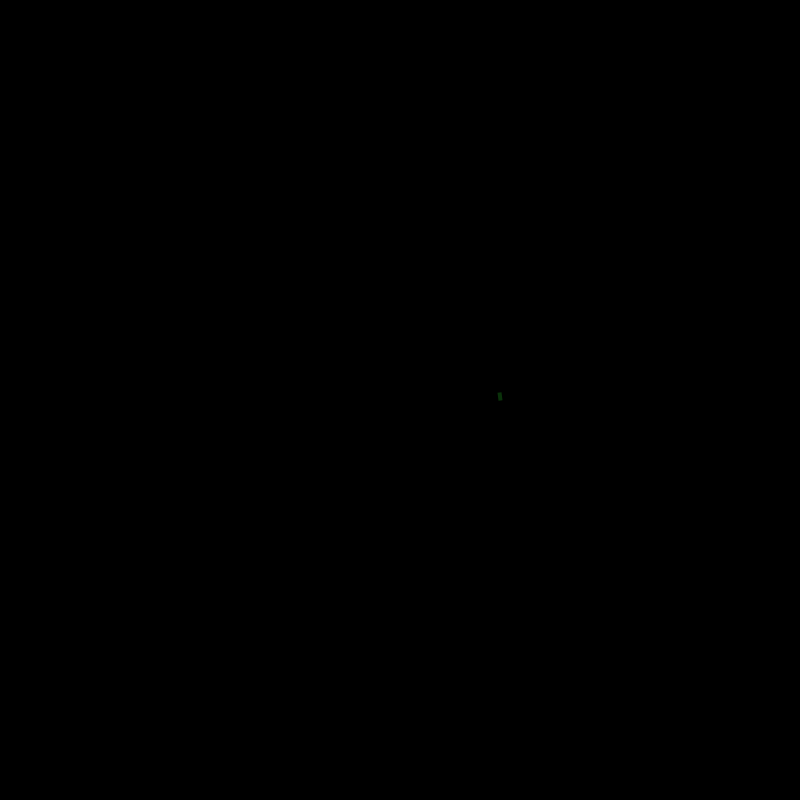
Frame 1 (no input)
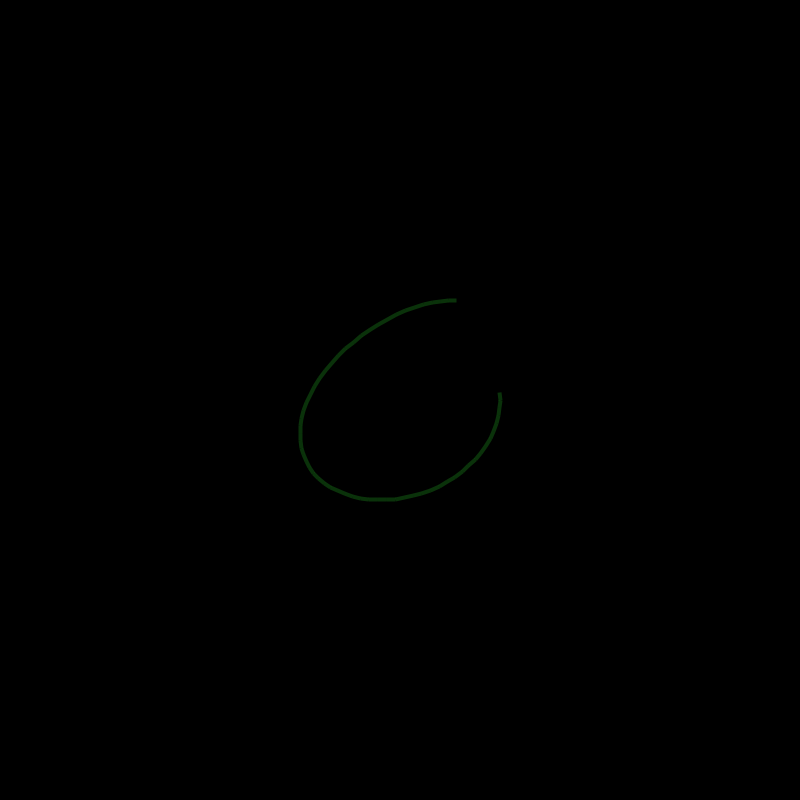
Frame 60 (the mouse pressed at the canvas centre just before this capture)
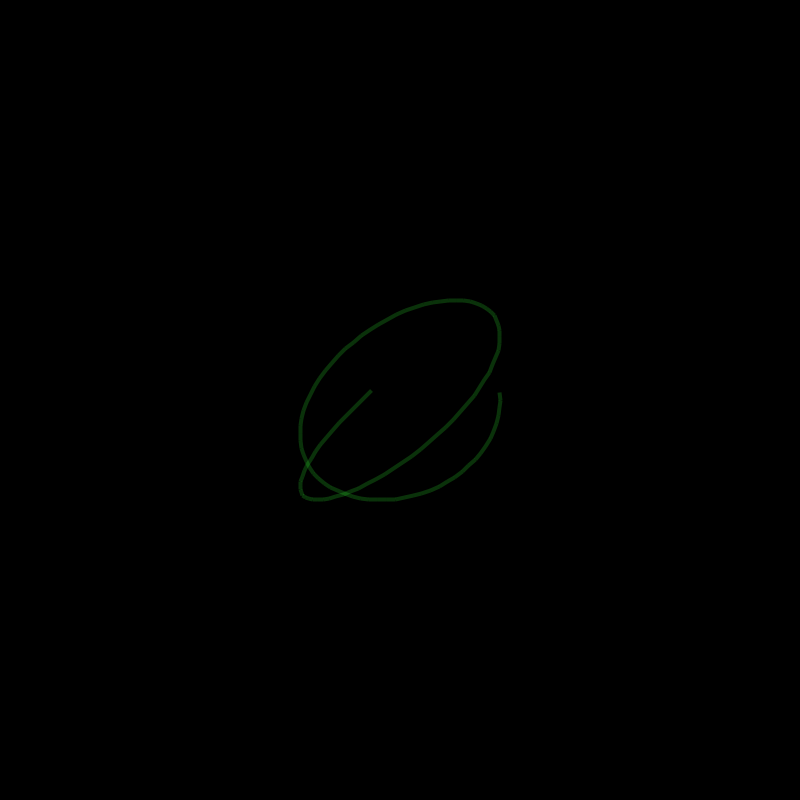
Frame 120 (the mouse held since frame 60 and released just before this capture)

The Processing sketch that drew these frames (run headless with seeded random() and noise(); from frame 60 on, the mouse is pressed at the canvas centre):

// Processing sketch: Lissajou
// ── Lissajou.pde
float t = 0;
float FREQ = 0.01;
float SCALE = 100;
float Wx = 9;
float Wy = 8;
float Ax = 1;
float Ay = 1;

void setup()
{
  frameRate(1000);
  size(800,800);
  background(0);
  strokeCap(SQUARE);
}

void draw()
{
  translate(width/2,height/2);
  stroke(50,255,50,50);
  strokeWeight(4);
  line(x(t-1),y(t-1),x(t),y(t));
  t = t+1;
}

float x(float tt)
{
  float t = tt*FREQ;
  float x = Ax*cos(t*Wx);
  return SCALE*x;
}

float y(float tt)
{
  float t = tt*FREQ;
  float y = Ay*sin(t*Wy);
  return SCALE*y;
}
